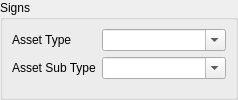
   <widget class="QWidget" name="page_5">
    <layout class="QGridLayout" name="gridLayout_9">
     <property name="margin">
      <number>0</number>
     </property>
     <item row="0" column="0">
      <widget class="QGroupBox" name="Signs_Group">
       <property name="enabled">
        <bool>true</bool>
       </property>
       <property name="title">
        <string>Signs</string>
       </property>
       <property name="flat">
        <bool>true</bool>
       </property>
       <property name="checkable">
        <bool>false</bool>
       </property>
       <property name="checked">
        <bool>false</bool>
       </property>
       <layout class="QFormLayout" name="formLayout_9">
        <item row="0" column="0">
         <widget class="QLabel" name="label_77">
          <property name="text">
           <string>Asset Type</string>
          </property>
         </widget>
        </item>
        <item row="0" column="1">
         <widget class="QComboBox" name="Sign_Asset_Type">
          <property name="editable">
           <bool>true</bool>
          </property>
          <item>
           <property name="text">
            <string/>
           </property>
          </item>
          <item>
           <property name="text">
            <string>Information</string>
           </property>
          </item>
          <item>
           <property name="text">
            <string>Name</string>
           </property>
          </item>
          <item>
           <property name="text">
            <string>Use</string>
           </property>
          </item>
          <item>
           <property name="text">
            <string>Tree Stage</string>
           </property>
          </item>
         </widget>
        </item>
        <item row="1" column="0">
         <widget class="QLabel" name="label_80">
          <property name="text">
           <string>Asset Sub Type</string>
          </property>
         </widget>
        </item>
        <item row="1" column="1">
         <widget class="QComboBox" name="Sign_Asset_Sub_Type">
          <property name="editable">
           <bool>true</bool>
          </property>
          <item>
           <property name="text">
            <string/>
           </property>
          </item>
          <item>
           <property name="text">
            <string>Billboard</string>
           </property>
          </item>
          <item>
           <property name="text">
            <string>Small information</string>
           </property>
          </item>
         </widget>
        </item>
       </layout>
      </widget>
     </item>
    </layout>
   </widget>
